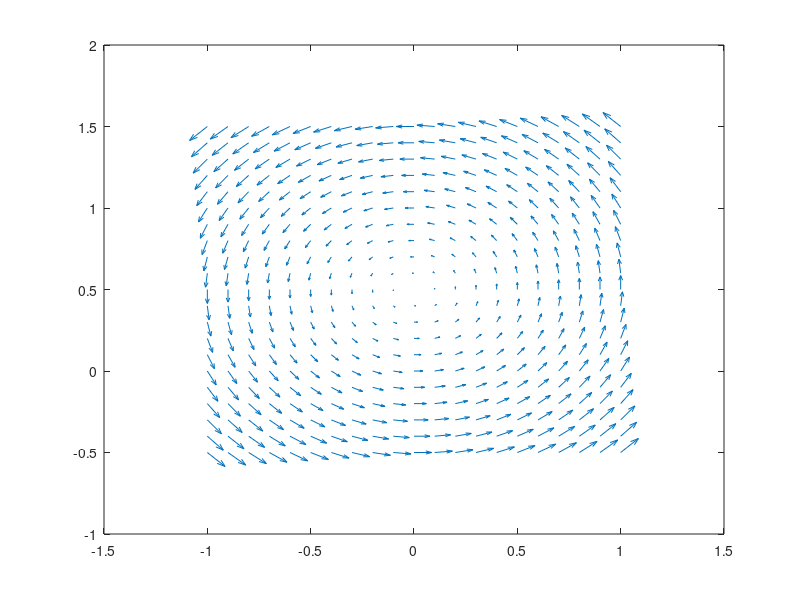

This chart was generated by the following MATLAB code: (Note: this script raises an error after producing the figure.)
function lab1_part1()
clc
close all
clear all
%% =========== Set the paramters =======
T=0.001; % Sampling Time
k=2; % Sampling counter
x(k-1)=0; % initilize the state x
y(k-1)=0; % initilize the state y
theta(k-1)=0; % initilize the state theta
tfinal=100; % final simulation time
t=0; % intilize the time 
[draw_x, draw_y]=meshgrid(-1:.1:1, -.5:.1:1.5);
draw_u=.5-draw_y;draw_v=draw_x;
V=0.5;
%=====================================
%% =========== The main loop ==========
while(t<=tfinal) 
t=t+T; % increase the time
W=1;
quiver(draw_x, draw_y, draw_u, draw_v);
hold on

theta(k)=W*T+theta(k-1); % calculating theta
x(k)=V*cos(theta(k))*T+x(k-1); % calculating x
y(k)=V*sin(theta(k))*T+y(k-1); % calculating y
V=(x(k)^2+(y(k)-0.5)^2)^0.5;
% vl+vr=2V
% W(vr-vl)=R
% R=0.5 W=1 
% vr=V+0.25
% vl=V-0.25
text(x(k)-0.3, y(k)+0.1, "vl: "+sprintf('%.2f', V-0.25));
text(x(k)+0.3, y(k)+0.1, "vr: "+sprintf('%.2f', V+0.25));
draw_robot(); % Draw the robot and it's path
k=k+1; % increase the sampling counter
end
%=====================================
%% === Draw the mobile robot & Path ====
function draw_robot()
xmin=-0.9; % setting the figure limits 
xmax=0.9;
ymin=-0.4;
ymax=1.3;
mob_L=0.2; % The Mobile Robot length
mob_W=0.1; % The Mobile Robot width
Tire_W=0.05; % The Tire width
Tire_L=mob_L/2;  % The Tire length
plot(x,y,'-r') % Dawing the Path
axis([xmin xmax ymin ymax]) % setting the figure limits
axis square
hold on

% Body
v1=[mob_L;-mob_W];
v2=[-mob_L/4;-mob_W];
v3=[-mob_L/4;mob_W];
v4=[mob_L;mob_W];
%Right Tire
v5=[Tire_L/2;-mob_W-0.02];
v6=[Tire_L/2;-mob_W-Tire_W-0.02];
v7=[-Tire_L/2;-mob_W-Tire_W-0.02];
v8=[-Tire_L/2;-mob_W-0.02];
%Left Tire
v9=[Tire_L/2;mob_W+0.02];
v10=[Tire_L/2;mob_W+Tire_W+0.02];
v11=[-Tire_L/2;mob_W+Tire_W+0.02];
v12=[-Tire_L/2;mob_W+0.02];
%Line
v13=[0;-mob_W-0.02];
v14=[0;mob_W+0.02];
%Front Tire
v15=[mob_L;Tire_W/2];
v16=[mob_L;-Tire_W/2];
v17=[mob_L-Tire_L/1.5;-Tire_W/2];
v18=[mob_L-Tire_L/1.5;Tire_W/2];

R=[cos(theta(k)) -sin(theta(k));sin(theta(k)) cos(theta(k))]; % Rotation Matrix
P=[x(k);y(k)]; % Position Matrix

v1=R*v1+P;
v2=R*v2+P;
v3=R*v3+P;
v4=R*v4+P;

v5=R*v5+P;
v6=R*v6+P;
v7=R*v7+P;
v8=R*v8+P;

v9=R*v9+P;
v10=R*v10+P;
v11=R*v11+P;
v12=R*v12+P;

v13=R*v13+P;
v14=R*v14+P;

v15=R*v15+P;
v16=R*v16+P;
v17=R*v17+P;
v18=R*v18+P;


%Body
mob_x=[v1(1) v2(1) v3(1) v4(1) v1(1)];
mob_y=[v1(2) v2(2) v3(2) v4(2) v1(2)];
plot(mob_x,mob_y,'-k','linewidth',2)

%Right Tire
mob_x=[v5(1) v6(1) v7(1) v8(1) v5(1)];
mob_y=[v5(2) v6(2) v7(2) v8(2) v5(2)];
plot(mob_x,mob_y,'-k','linewidth',2)
fill(mob_x,mob_y,'b')

%Left Tire
mob_x=[v9(1) v10(1) v11(1) v12(1) v9(1)];
mob_y=[v9(2) v10(2) v11(2) v12(2) v9(2)];
plot(mob_x,mob_y,'-k','linewidth',2)
fill(mob_x,mob_y,'b')

%Line Between tires
mob_x=[v13(1) v14(1)];
mob_y=[v13(2) v14(2)];
plot(mob_x,mob_y,'-k','linewidth',3)

%Front tire
mob_x=[v15(1) v16(1) v17(1) v18(1) v15(1)];
mob_y=[v15(2) v16(2) v17(2) v18(2) v15(2)];
plot(mob_x,mob_y,'-k','linewidth',1)
fill(mob_x,mob_y,'b')

drawnow 
hold off
end
%=====================================



end